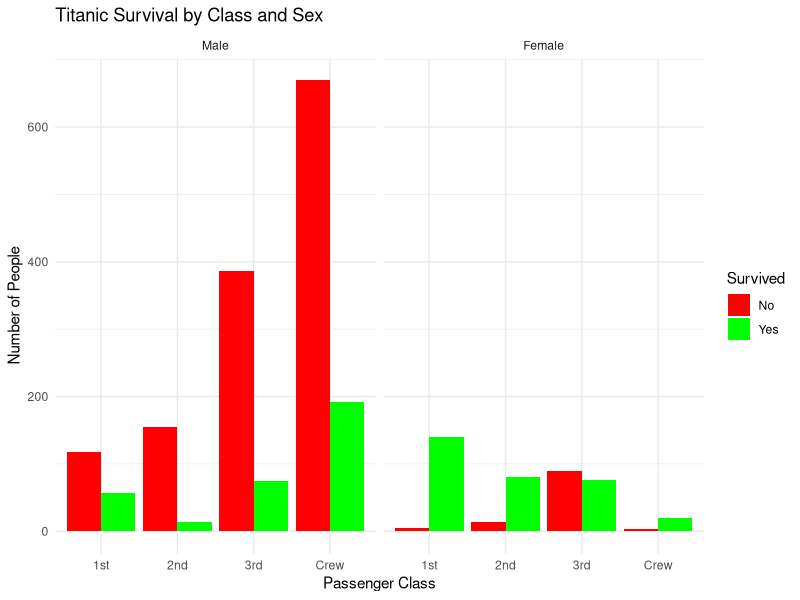

Here is the R script that generated this plot:
## ---- chunk 1
#| label: Load, prepare and get summary of Data
#| echo: false
#| warning: false
library(ggplot2)
library(dplyr)

# Convert the Titanic table to a data frame
titanic_df <- as.data.frame(Titanic)

# Show summary of data
summary(titanic_df)
## ---- chunk 2
#| label: Data plotting
#| echo: false
#| fig-align: center
#| fig-cap: "Bar plot representing the survival count by class and sex"
# Create a bar plot of survival count by class and sex
ggplot(titanic_df, aes(x = Class, y = Freq, fill = Survived)) +
  geom_bar(stat = "identity", position = "dodge") +
  facet_wrap(~ Sex) +
  labs(
    title = "Titanic Survival by Class and Sex",
    x = "Passenger Class",
    y = "Number of People"
  ) +
  theme_minimal() +
  scale_fill_manual(values = c("No" = "red", "Yes" = "green"))
